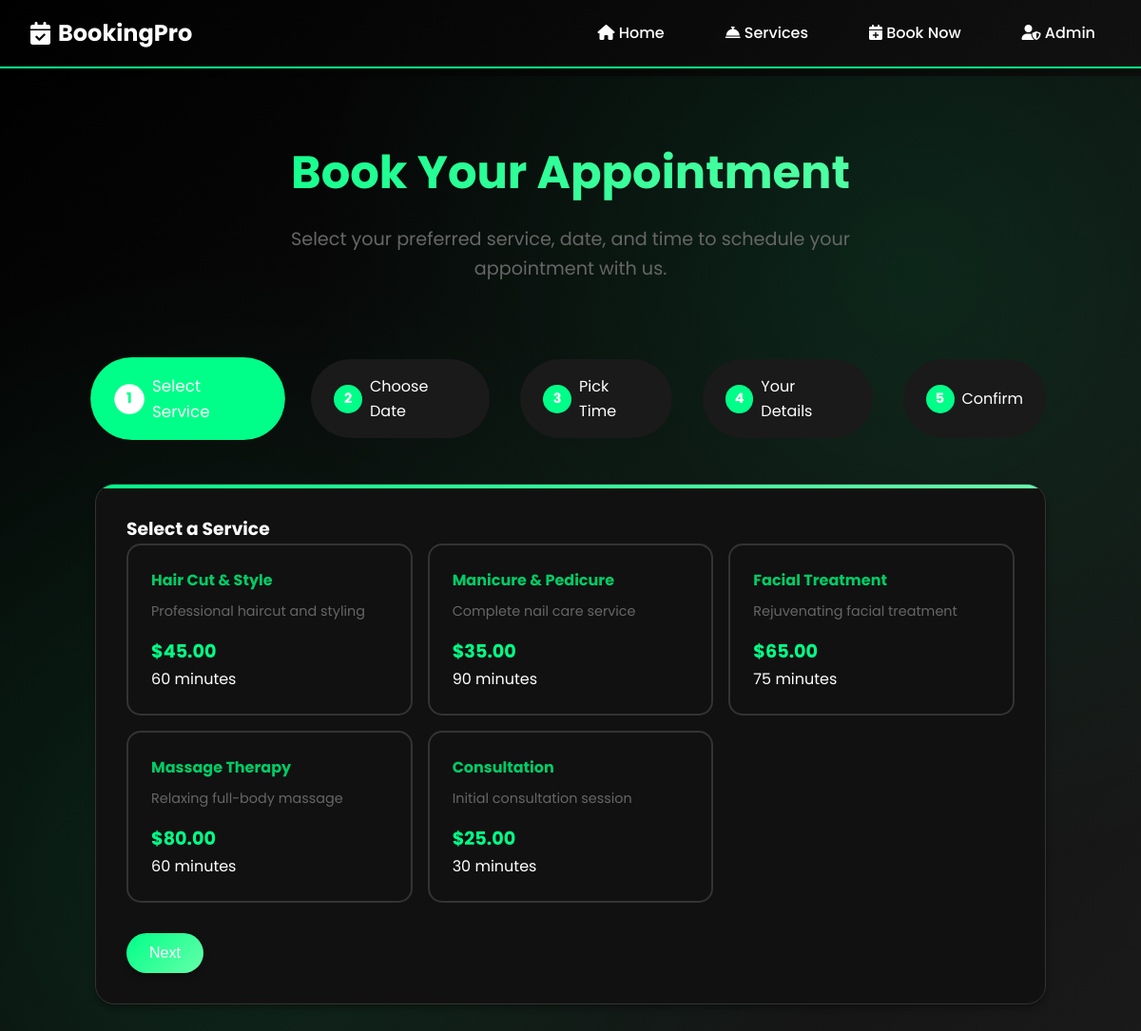
The page /booking on the database its author committed.
### app.py (models this page shows)
class Service(db.Model):
    id = db.Column(db.Integer, primary_key=True)
    name = db.Column(db.String(100), nullable=False)
    duration = db.Column(db.Integer, nullable=False)  # in minutes
    price = db.Column(db.Float, nullable=False)
    description = db.Column(db.Text)

### app.py (the view)
@app.route('/booking')
def booking():
    services = Service.query.all()
    return render_template('booking.html', services=services)

### templates/booking.html (shortened to what this page needs)
{% extends "base.html" %}
{% block content %}
<div class="booking-container">
    <div class="booking-header">
        <h1>Book Your Appointment</h1>
        <p>Select your preferred service, date, and time to schedule your appointment with us.</p>
    </div>
    <div class="booking-steps">
        <div class="step active" id="step1">
            <div class="step-number">1</div>
            <span>Select Service</span>
        </div>
        <div class="step" id="step2">
            <div class="step-number">2</div>
            <span>Choose Date</span>
        </div>
        <div class="step" id="step3">
            <div class="step-number">3</div>
            <span>Pick Time</span>
        </div>
        <div class="step" id="step4">
            <div class="step-number">4</div>
            <span>Your Details</span>
        </div>
        <div class="step" id="step5">
            <div class="step-number">5</div>
            <span>Confirm</span>
        </div>
    </div>
    <div class="booking-form">
        <form id="bookingForm">
            <div class="form-section active" id="section1">
                <h3>Select a Service</h3>
                <div class="service-selection">
                    {% for service in services %}
                    <div class="service-option" data-service-id="{{ service.id }}" data-price="{{ service.price }}" data-duration="{{ service.duration }}">
                        <h4>{{ service.name }}</h4>
                        <p>{{ service.description }}</p>
                        <div class="service-price">${{ "%.2f"|format(service.price) }}</div>
                        <div class="service-duration">{{ service.duration }} minutes</div>
                    </div>
                    {% endfor %}
                </div>
            </div>
        </form>
        <div class="form-navigation">
            <button type="button" class="btn btn-primary" id="nextBtn" onclick="nextStep()">Next</button>
        </div>
    </div>
</div>
{% endblock %}

### templates/base.html (style rules this page uses)
:root { --primary-green: #00ff88; --light-green: #66ffaa; --dark-green: #00cc66; --accent-red: #ff4444; --light-red: #ff6666; --white: #ffffff; --light-gray: #1a1a1a; --medium-gray: #333333; --dark-gray: #666666; --background-black: #000000; --card-black: #111111; --text-white: #ffffff; --text-gray: #cccccc; --shadow: 0 4px 6px rgba(0, 0, 0, 0.3); --shadow-hover: 0 8px 25px rgba(0, 0, 0, 0.5); }
* { margin: 0; padding: 0; box-sizing: border-box; }
body { font-family: 'Poppins', sans-serif; line-height: 1.6; color: var(--text-white); background: linear-gradient(135deg, var(--background-black) 0%, var(--light-gray) 100%); min-height: 100vh; }
.btn { display: inline-block; padding: 0.75rem 1.5rem; border: none; border-radius: 50px; text-decoration: none; font-weight: 500; text-align: center; cursor: pointer; transition: all 0.3s ease; position: relative; overflow: hidden; font-size: 1rem; box-shadow: var(--shadow); }
.btn::before { content: ''; position: absolute; top: 0; left: -100%; width: 100%; height: 100%; background: linear-gradient(90deg, transparent, rgba(255, 255, 255, 0.2), transparent); transition: left 0.5s ease; }
.btn-primary { background: linear-gradient(135deg, var(--primary-green), var(--light-green)); color: white; }

### templates/booking.html (style rules this page uses)
.booking-container { max-width: 1000px; margin: 0 auto; }
.booking-header { text-align: center; margin-bottom: 3rem; padding: 2rem 0; }
.booking-header h1 { font-size: 3rem; margin-bottom: 1rem; color: var(--primary-green); animation: bounce-in 1s ease-out; background: linear-gradient(135deg, var(--primary-green), var(--light-green)); -webkit-background-clip: text; -webkit-text-fill-color: transparent; background-clip: text; }
.booking-header p { font-size: 1.2rem; color: var(--dark-gray); max-width: 600px; margin: 0 auto; animation: slide-in-left 0.8s ease-out 0.3s both; }
.booking-steps { display: flex; justify-content: center; margin-bottom: 3rem; gap: 2rem; }
.step { display: flex; align-items: center; gap: 0.5rem; padding: 1rem 1.5rem; background: var(--light-gray); border-radius: 50px; transition: all 0.3s ease; }
.step.active { background: var(--primary-green); color: white; transform: scale(1.05); }
.step-number { background: var(--primary-green); color: white; width: 30px; height: 30px; border-radius: 50%; display: flex; align-items: center; justify-content: center; font-weight: bold; font-size: 0.9rem; }
.step.active .step-number { background: white; color: var(--primary-green); }
.booking-form { background: var(--card-black); border: 1px solid var(--medium-gray); border-radius: 20px; padding: 2rem; box-shadow: var(--shadow); margin-bottom: 2rem; animation: scale-in 0.8s ease-out; position: relative; overflow: hidden; }
.booking-form::before { content: ''; position: absolute; top: 0; left: 0; right: 0; height: 4px; background: linear-gradient(90deg, var(--primary-green), var(--light-green)); }
.form-section { display: none; animation: slide-in-right 0.5s ease-out; }
.form-section.active { display: block; }
.service-selection { display: grid; grid-template-columns: repeat(auto-fit, minmax(250px, 1fr)); gap: 1rem; margin-bottom: 2rem; }
.service-option { border: 2px solid var(--medium-gray); border-radius: 15px; padding: 1.5rem; cursor: pointer; transition: all 0.3s ease; position: relative; overflow: hidden; }
.service-option h4 { margin-bottom: 0.5rem; color: var(--dark-green); }
.service-option p { color: var(--dark-gray); font-size: 0.9rem; margin-bottom: 1rem; }
.service-price { font-size: 1.2rem; font-weight: bold; color: var(--primary-green); }
.form-navigation { display: flex; justify-content: space-between; align-items: center; margin-top: 2rem; }

### rows shown on the page
Service: name "Hair Cut & Style", description "Professional haircut and styling", price "45.00", duration "60"
Service: name "Manicure & Pedicure", description "Complete nail care service", price "35.00", duration "90"
Service: name "Facial Treatment", description "Rejuvenating facial treatment", price "65.00", duration "75"
Service: name "Massage Therapy", description "Relaxing full-body massage", price "80.00", duration "60"
Service: name "Consultation", description "Initial consultation session", price "25.00", duration "30"
